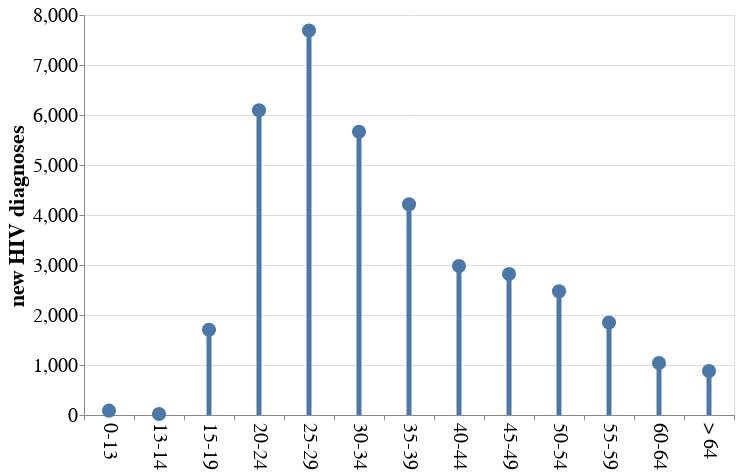

The cell this chart's notebook holds for it:
### Markdown cell above
### Motivation for this being a Trifecta talk

### Code cell
df5 = pd.DataFrame({'age group': ['0-13', '13-14', '15-19', '20-24', '25-29', '30-34', '35-39',
                                  '40-44', '45-49', '50-54', '55-59', '60-64', '> 64'], 
                    'new HIV diagnoses': [87, 20, 1704, 6093, 7690, 5665, 4215, 2981, 2818,
                                          2476, 1849, 1039, 878]})

points = alt.Chart(df5).mark_circle(
    opacity = 1.0, size = 200).encode(
    x = alt.X('age group', title = None),
    y = 'new HIV diagnoses').properties(
    width = 650,
    height = 400)

bars = alt.Chart(df5).mark_bar(size = 5).encode(
    x = alt.X('age group', title = None),
    y = 'new HIV diagnoses')

p5 = (points + bars)

p5 = p5.configure_axis(
    labelFontSize = 20,
    titleFontSize = 22
).configure_axisX(
    labelAngle = 90,
    tickBand = 'extent'
)

display(p5)

### Figure 1 — Vega-Lite specification as saved in the notebook (floating-point values rounded to 4 significant figures)
{"config": {"view": {"continuousWidth": 400, "continuousHeight": 300}, "axis": {"labelFontSize": 20, "titleFontSize": 22}, "axisX": {"labelAngle": 90, "tickBand": "extent"}}, "layer": [{"mark": {"type": "circle", "opacity": 1.0, "size": 200}, "encoding": {"x": {"type": "nominal", "field": "age group", "title": null}, "y": {"type": "quantitative", "field": "new HIV diagnoses"}}, "height": 400, "width": 650}, {"mark": {"type": "bar", "size": 5}, "encoding": {"x": {"type": "nominal", "field": "age group", "title": null}, "y": {"type": "quantitative", "field": "new HIV diagnoses"}}}], "data": {"name": "data-bda9308ebaecd419f5bd6f6f4787c915"}, "$schema": "https://vega.github.io/schema/vega-lite/v4.8.1.json", "datasets": {"data-bda9308ebaecd419f5bd6f6f4787c915": [{"age group": "0-13", "new HIV diagnoses": 87}, {"age group": "13-14", "new HIV diagnoses": 20}, {"age group": "15-19", "new HIV diagnoses": 1704}, {"age group": "20-24", "new HIV diagnoses": 6093}, {"age group": "25-29", "new HIV diagnoses": 7690}, {"age group": "30-34", "new HIV diagnoses": 5665}, {"age group": "35-39", "new HIV diagnoses": 4215}, {"age group": "40-44", "new HIV diagnoses": 2981}, {"age group": "45-49", "new HIV diagnoses": 2818}, {"age group": "50-54", "new HIV diagnoses": 2476}, {"age group": "55-59", "new HIV diagnoses": 1849}, {"age group": "60-64", "new HIV diagnoses": 1039}, {"age group": "> 64", "new HIV diagnoses": 878}]}}
